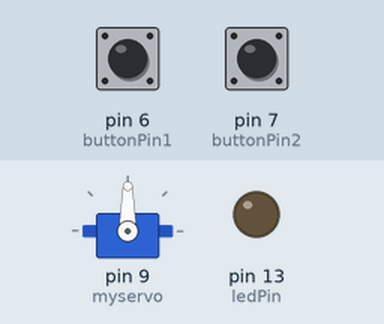
The sketch below on a simulated Arduino Uno, built with avr-gcc and run on an emulated ATmega328P. On the bench: servo, output pins drawn as LEDs (lit = HIGH). The inputs (shaded band) are chosen by the test bench; at power-on: pin 6 (buttonPin1) LOW, pin 7 (buttonPin2) LOW.

Above: at 1.2 s.
1.3 s: pin 6 (buttonPin1) pulled HIGH for 0.15 s
At 2.5 s:
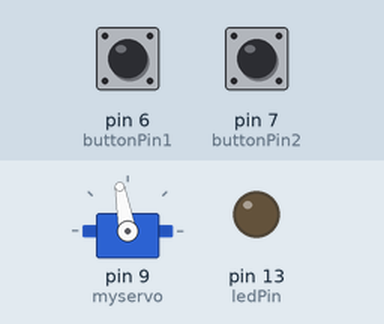
2.9 s: pin 7 (buttonPin2) pulled HIGH for 0.15 s
At 3.4 s:
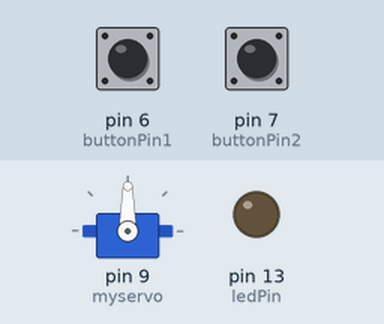
4.5 s: pin 7 (buttonPin2) pulled HIGH for 1 s
At 6.0 s:
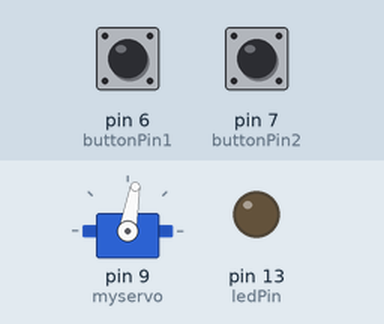
7.0 s: pin 7 (buttonPin2) pulled HIGH for 0.15 s
At 7.7 s:
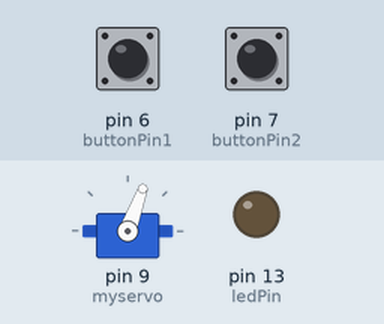
8.6 s: pin 6 (buttonPin1) pulled HIGH for 1 s
At 9.1 s:
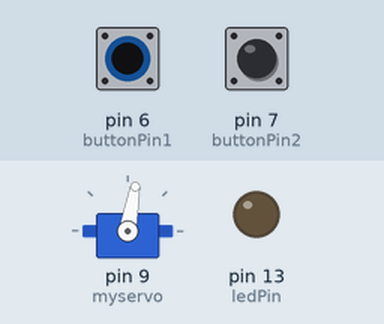
11.1 s: pin 7 (buttonPin2) pulled HIGH for 3.2 s
At 12.5 s:
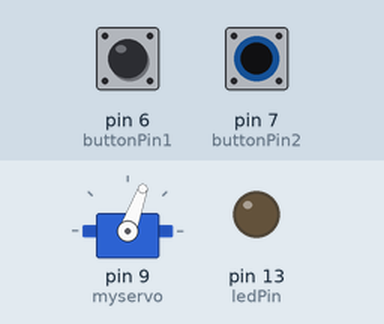
Timing chart, 0 to 14.1 s (numbered marks = the images above; inputs shaded):
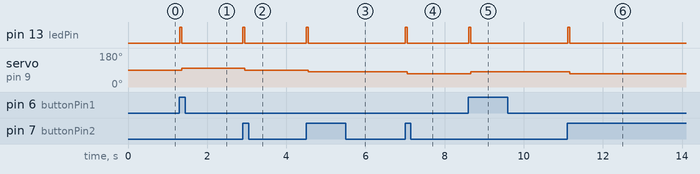

The sketch:

cabo.ino
```cpp
#include <Servo.h>

Servo myservo;  // create servo object to control a servo

int val=90;    // variable to read the value from the analog pin

int inicio;
int fim;
int buttonPin1= 6;
int buttonPin2= 7;
int button1State;
int button2State;
int ledPin =  13;
bool released1=true;
bool released2=true;
int step =10;

bool endGame = false;//Jogo termina se tempo acabar, ou se alcancar limite de um dos jogadores
float timeLimit = 30.0;//30s of game

void setup()
{
  Serial.begin(9600);
  myservo.attach(9);  // attaches the servo on pin 9 to the servo object
  pinMode(buttonPin1, INPUT);
  pinMode(buttonPin2, INPUT);
  pinMode(ledPin, OUTPUT);
  inicio=0;
  fim = 179;
  myservo.write(val);
}

void loop()
{
  button1State = digitalRead(buttonPin1);
  button2State = digitalRead(buttonPin2);

  if ((button1State == HIGH)&&released1&&!endGame) {
    // turn LED on
    val = val+step;
    released1=false;


    digitalWrite(ledPin, HIGH);
    delay(50);
    digitalWrite(ledPin, LOW);
  } else if ((button1State == LOW)) {

    released1=true;

  }

  if ((button2State == HIGH)&&released2&&!endGame)  {
    val = val-step;
    released2=false;

    digitalWrite(ledPin, HIGH);
    delay(50);
    digitalWrite(ledPin, LOW);
  }

  else if ((button2State == LOW))
  {
    released2=true;
  }

  //bounds
  if(val<inicio){
   val=inicio;
   Serial.println("Jogador 1 ganhou!");
   endGame=true;
  }
  if(val>fim){
   val=fim;
   Serial.println("Jogador 2 ganhou!");
   endGame=true;
  }


  myservo.write(val);
  delay(15);
  //Serial.println(released1);


}
```

Measured:
- after the input at 1.3 s, pin 13 (ledPin): LOW → HIGH at once, → LOW 0.05 s later; servo on pin 9 (myservo): 90° → 100° after 0.06 s
- after the input at 2.9 s, pin 13 (ledPin): LOW → HIGH at once, → LOW 0.05 s later; servo on pin 9 (myservo): 100° → 90° after 0.05 s
- after the input at 4.5 s, pin 13 (ledPin): LOW → HIGH at once, → LOW 0.05 s later; servo on pin 9 (myservo): 90° → 80° after 0.06 s
- after the input at 7.0 s, pin 13 (ledPin): LOW → HIGH at once, → LOW 0.05 s later; servo on pin 9 (myservo): 80° → 70° after 0.05 s
- after the input at 8.6 s, pin 13 (ledPin): LOW → HIGH at once, → LOW 0.05 s later; servo on pin 9 (myservo): 70° → 80° after 0.06 s
- after the input at 11.1 s, pin 13 (ledPin): LOW → HIGH at once, → LOW 0.05 s later; servo on pin 9 (myservo): 80° → 70° after 0.07 s
